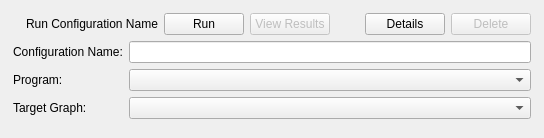
<?xml version="1.0" encoding="UTF-8"?>
<ui version="4.0">
 <class>RunConfiguration</class>
 <widget class="QWidget" name="RunConfiguration">
  <property name="geometry">
   <rect>
    <x>0</x>
    <y>0</y>
    <width>544</width>
    <height>138</height>
   </rect>
  </property>
  <property name="windowTitle">
   <string>Form</string>
  </property>
  <layout class="QHBoxLayout" name="horizontalLayout_2">
   <property name="margin">
    <number>4</number>
   </property>
   <item>
    <widget class="QWidget" name="container" native="true">
     <layout class="QVBoxLayout" name="verticalLayout">
      <item>
       <layout class="QHBoxLayout" name="horizontalLayout">
        <item>
         <widget class="QLabel" name="arrowImage">
          <property name="sizePolicy">
           <sizepolicy hsizetype="Preferred" vsizetype="Fixed">
            <horstretch>0</horstretch>
            <verstretch>0</verstretch>
           </sizepolicy>
          </property>
          <property name="text">
           <string/>
          </property>
          <property name="pixmap">
           <pixmap resource="icons.qrc">:/icons/bullet_arrow_right.png</pixmap>
          </property>
         </widget>
        </item>
        <item>
         <widget class="QLabel" name="runConfigurationLabel">
          <property name="sizePolicy">
           <sizepolicy hsizetype="Preferred" vsizetype="Fixed">
            <horstretch>0</horstretch>
            <verstretch>0</verstretch>
           </sizepolicy>
          </property>
          <property name="text">
           <string>Run Configuration Name</string>
          </property>
         </widget>
        </item>
        <item>
         <widget class="QPushButton" name="runButton">
          <property name="text">
           <string>Run</string>
          </property>
          <property name="icon">
           <iconset resource="icons.qrc">
            <normaloff>:/icons/small_gear.png</normaloff>:/icons/small_gear.png</iconset>
          </property>
         </widget>
        </item>
        <item>
         <widget class="QPushButton" name="resultsButton">
          <property name="enabled">
           <bool>false</bool>
          </property>
          <property name="text">
           <string>View Results</string>
          </property>
         </widget>
        </item>
        <item>
         <spacer name="horizontalSpacer">
          <property name="orientation">
           <enum>Qt::Horizontal</enum>
          </property>
          <property name="sizeHint" stdset="0">
           <size>
            <width>40</width>
            <height>20</height>
           </size>
          </property>
         </spacer>
        </item>
        <item>
         <widget class="QPushButton" name="detailsButton">
          <property name="text">
           <string>Details</string>
          </property>
          <property name="icon">
           <iconset resource="icons.qrc">
            <normaloff>:/icons/small_wrench.png</normaloff>:/icons/small_wrench.png</iconset>
          </property>
         </widget>
        </item>
        <item>
         <widget class="QPushButton" name="pushButton">
          <property name="enabled">
           <bool>false</bool>
          </property>
          <property name="text">
           <string>Delete</string>
          </property>
          <property name="icon">
           <iconset resource="icons.qrc">
            <normaloff>:/icons/small_delete.png</normaloff>:/icons/small_delete.png</iconset>
          </property>
         </widget>
        </item>
       </layout>
      </item>
      <item>
       <widget class="QWidget" name="detailsWidget" native="true">
        <layout class="QFormLayout" name="formLayout">
         <property name="horizontalSpacing">
          <number>6</number>
         </property>
         <property name="verticalSpacing">
          <number>6</number>
         </property>
         <property name="margin">
          <number>0</number>
         </property>
         <item row="0" column="0">
          <widget class="QLabel" name="configurationNameLabel">
           <property name="text">
            <string>Configuration Name:</string>
           </property>
          </widget>
         </item>
         <item row="0" column="1">
          <widget class="QLineEdit" name="configurationNameEdit"/>
         </item>
         <item row="1" column="0">
          <widget class="QLabel" name="programLabel">
           <property name="text">
            <string>Program:</string>
           </property>
          </widget>
         </item>
         <item row="1" column="1">
          <widget class="QComboBox" name="programCombo"/>
         </item>
         <item row="2" column="0">
          <widget class="QLabel" name="targetGraphLabel">
           <property name="text">
            <string>Target Graph:</string>
           </property>
          </widget>
         </item>
         <item row="2" column="1">
          <widget class="QComboBox" name="targetGraphCombo"/>
         </item>
        </layout>
       </widget>
      </item>
     </layout>
    </widget>
   </item>
  </layout>
 </widget>
 <resources>
  <include location="icons.qrc"/>
 </resources>
 <connections>
  <connection>
   <sender>detailsButton</sender>
   <signal>pressed()</signal>
   <receiver>RunConfiguration</receiver>
   <slot>toggleDetails()</slot>
   <hints>
    <hint type="sourcelabel">
     <x>500</x>
     <y>33</y>
    </hint>
    <hint type="destinationlabel">
     <x>587</x>
     <y>10</y>
    </hint>
   </hints>
  </connection>
 </connections>
 <slots>
  <slot>toggleDetails()</slot>
 </slots>
</ui>
